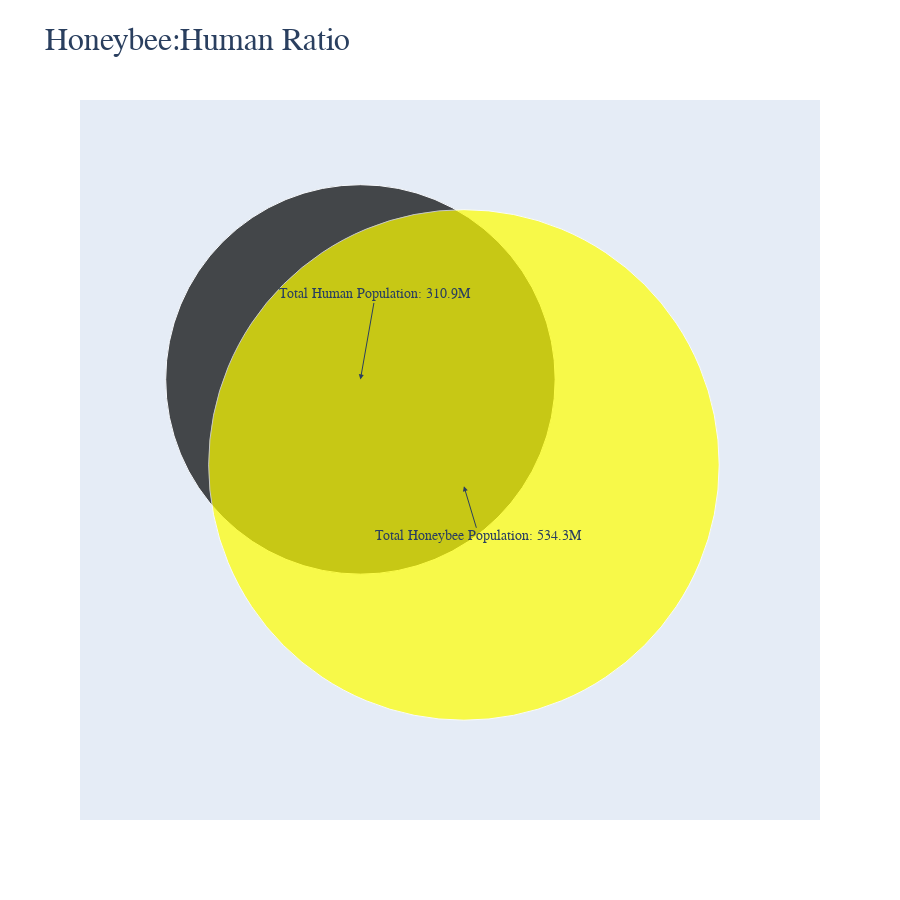

Here is the notebook cell this chart was saved with:
### Code cell
total_human_population = combined_data['USPOP'].sum() / 1000000
total_honeybee_population = combined_data['BEEPOP'].sum() / 1000000

# Create labels for each bubble
labels = [
    f"Total Human Population: {total_human_population:.1f}M",
    f"Total Honeybee Population: {total_honeybee_population:.1f}M"
]

# Create a DataFrame for the total population data
totals_data = pd.DataFrame({
    'Label': labels,
    'Population': [total_human_population, total_honeybee_population]
})

# Use circlify to compute circle positions without repulsion to preserve manual adjustments
circles = circlify.circlify(totals_data['Population'].tolist(), target_enclosure=circlify.Circle(x=0, y=0, r=1.5), show_enclosure=False)

# Sort the circles based on their y-coordinate (from top to bottom)
circles.sort(key=lambda circle: circle.y, reverse=True)

# Adjust the positions of bubbles to prevent overlapping and increase separation
y_offsets = [1.0, 0.6]  # Set desired y-offsets for the two circles
adjusted_circles = [(circle.x, circle.y + y_offsets[i], circle.r) for i, circle in enumerate(circles)]

# Create the trace for the bubble chart
trace = go.Scatter(
    x=[circle[0] for circle in adjusted_circles],
    y=[circle[1] for circle in adjusted_circles],
    mode='markers+text',
    marker=dict(
        color=['black', 'yellow'],  # Set the colors for the bubbles
        size=[circle[2] * 600 for circle in adjusted_circles],  # Set the sizes of the bubbles (adjust the scaling factor)
        sizemode='diameter',  # Use diameter mode to specify bubble sizes directly
    ),
)

# Create the layout for the circle packing effect
layout = go.Layout(
    title=dict(text='Honeybee:Human Ratio', font=dict(size=32, family='Arial, bold')),  # Set the title font size
    xaxis=dict(showgrid=False, zeroline=False, showticklabels=False),
    yaxis=dict(showgrid=False, zeroline=False, showticklabels=False),
    showlegend=False,
    width=900,
    height=900,
)

# Create the figure and add the trace to it
fig = go.Figure(data=[trace], layout=layout)

# Update the annotations to position them correctly
annotations = []
for i, circle in enumerate(adjusted_circles):
    annotation = dict(
        x=circle[0],
        y=circle[1],
        xref="x",
        yref="y",
        text=labels[i],
        showarrow=True,
        arrowhead=2,
        ax=15,
        ay=-85 if i == 0 else 50,
        font=dict(size=14, family='Arial, bold')# Set a negative y-coordinate for the first annotation to position it above the bubble
    )
    if i == 1:
        annotation['x'] = circle[0]
        annotation['y'] = circle[1] - 0.1  # Adjust this value to set the desired y-coordinate for the second annotation
        
    annotations.append(annotation)

fig.update_layout(annotations=annotations)

# Show the circle packing bubble chart
fig.show()

### Figure 1 — Plotly figure (JSON) as saved in the notebook; plotly's stock layout.template omitted (floating-point values rounded to 4 significant figures)
{"data": [{"marker": {"color": ["black", "yellow"], "size": [389.5, 510.5], "sizemode": "diameter"}, "mode": "markers+text", "type": "scatter", "x": [-0.8509, 0.6491], "y": [1, 0.6]}], "layout": {"annotations": [{"arrowhead": 2, "ax": 15, "ay": -85, "font": {"family": "Arial, bold", "size": 14}, "showarrow": true, "text": "Total Human Population: 310.9M", "x": -0.8509, "xref": "x", "y": 1, "yref": "y"}, {"arrowhead": 2, "ax": 15, "ay": 50, "font": {"family": "Arial, bold", "size": 14}, "showarrow": true, "text": "Total Honeybee Population: 534.3M", "x": 0.6491, "xref": "x", "y": 0.5, "yref": "y"}], "height": 900, "showlegend": false, "title": {"font": {"family": "Arial, bold", "size": 32}, "text": "Honeybee:Human Ratio"}, "width": 900, "xaxis": {"showgrid": false, "showticklabels": false, "zeroline": false}, "yaxis": {"showgrid": false, "showticklabels": false, "zeroline": false}}}
